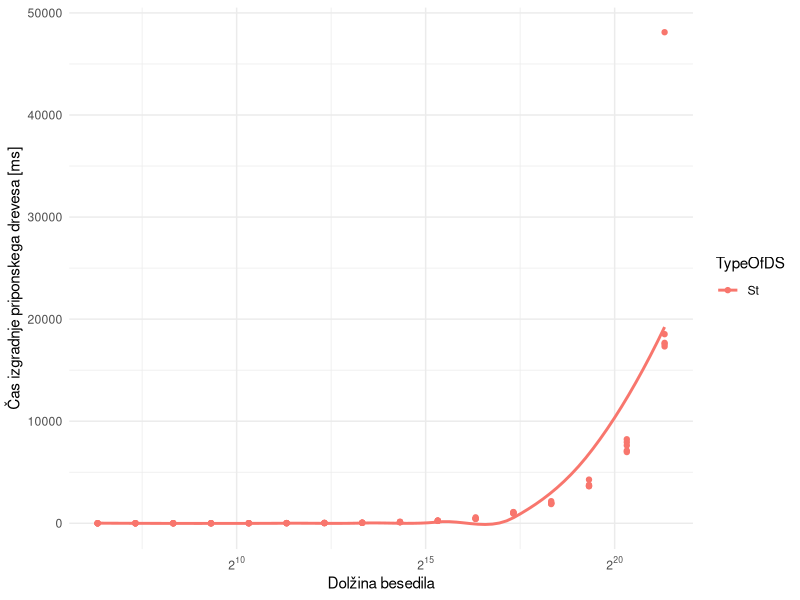
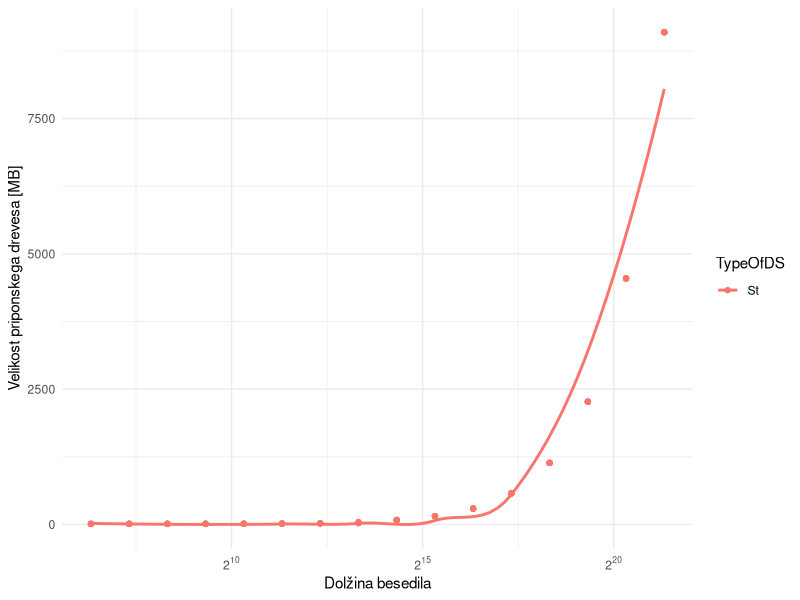
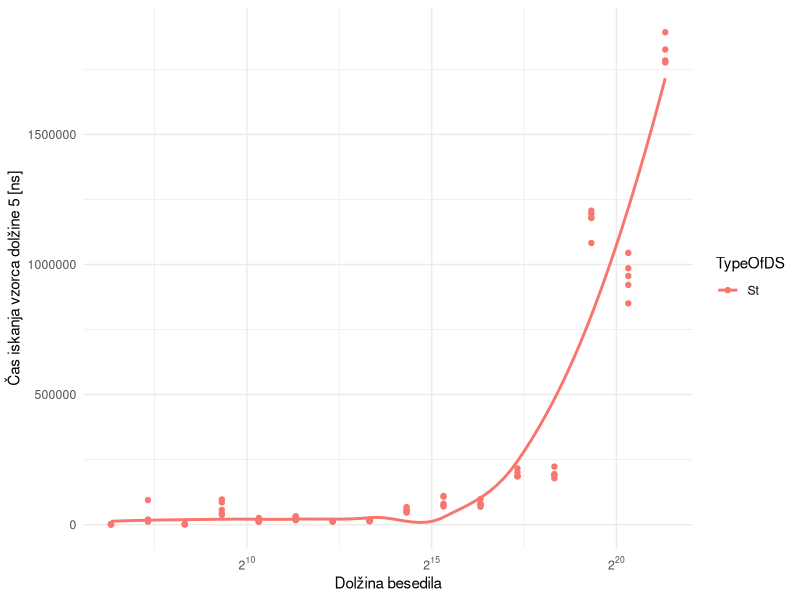
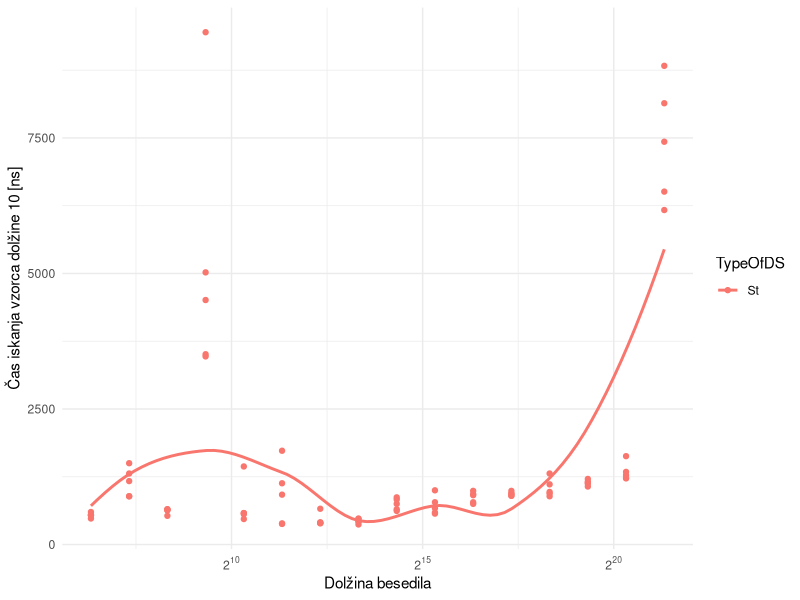
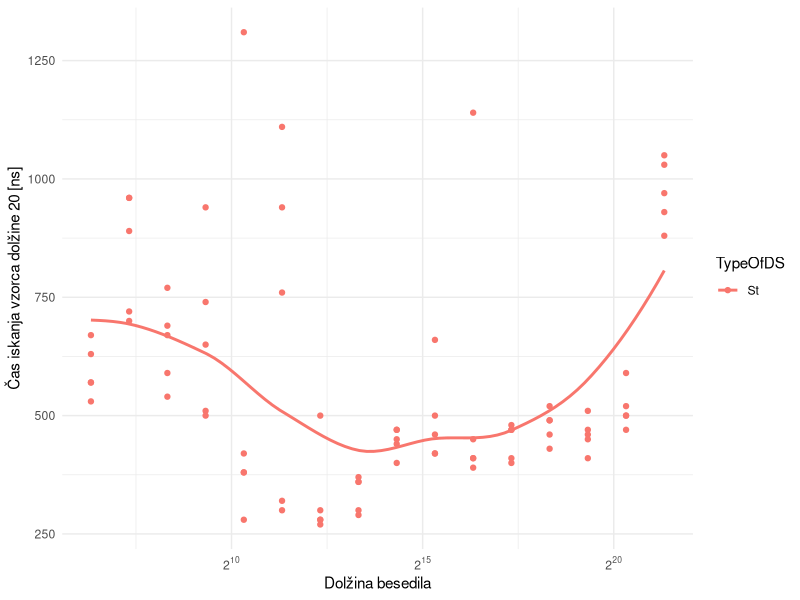
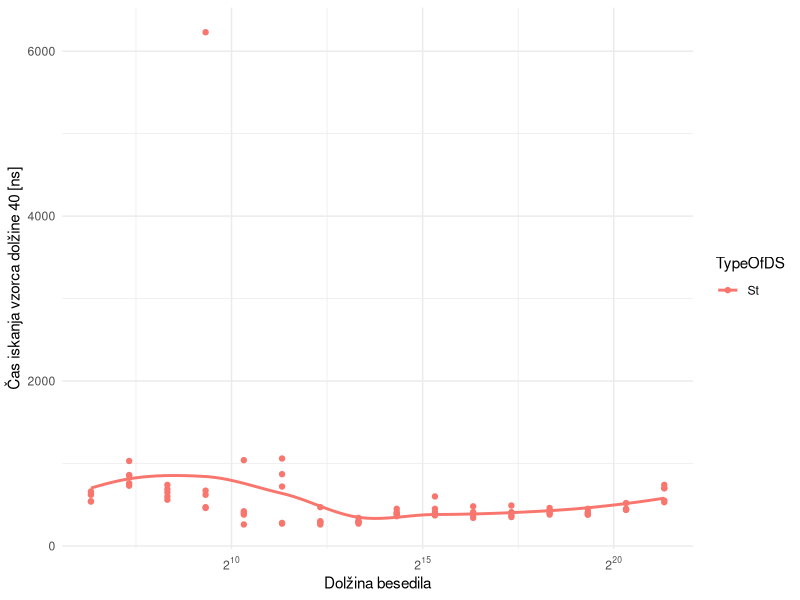
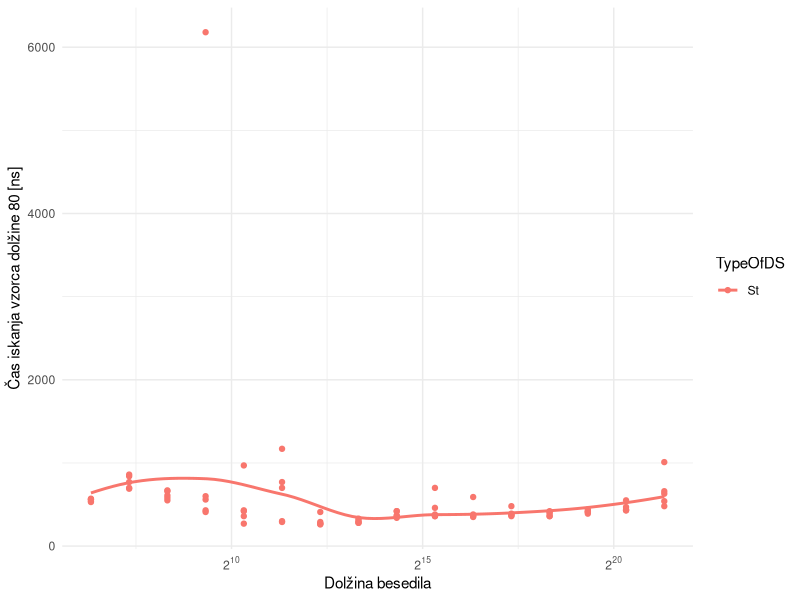
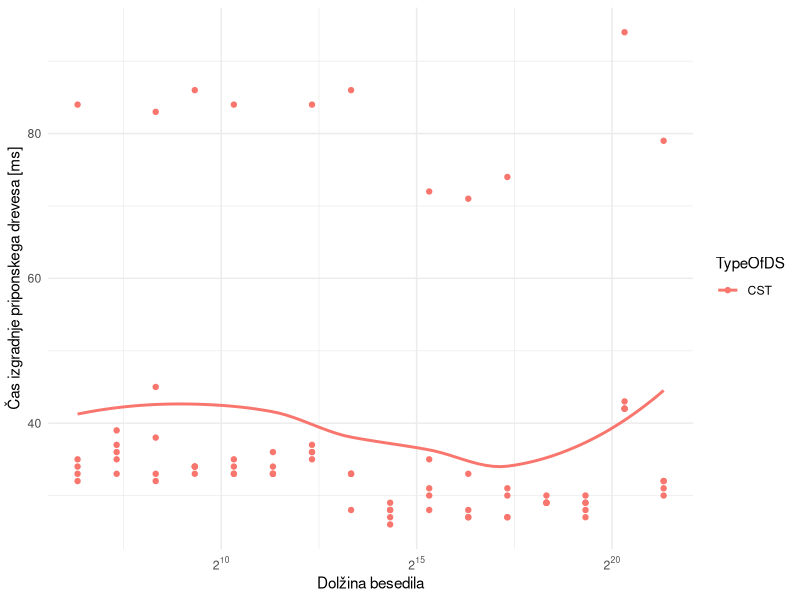

The R source for these figures, in order: (Note: this script raises an error after producing the figures.)
library(tidyverse)
library(scales)
dataST<- read.csv("rezST.csv")
dataST %>% ggplot()+
  aes(x=SizeRun,y=Time,color=TypeOfDS)+
  geom_point()+
  geom_smooth(se=F)+
  theme_minimal()+
  scale_x_continuous(trans = log2_trans(), breaks = trans_breaks("log2", function(x) 2^x),
                     labels = trans_format("log2", math_format(2^.x)))+
  labs(y="Čas izgradnje priponskega drevesa [ms]",x="Dolžina besedila")
ggsave("./Img/izgradnjaDrecvesaST.png")

dataST %>% ggplot()+
  aes(x=SizeRun,y=SizeInBytes,color=TypeOfDS)+
  geom_point()+
  geom_smooth(se=F)+
  theme_minimal()+
  scale_x_continuous(trans = log2_trans(), breaks = trans_breaks("log2", function(x) 2^x),
                     labels = trans_format("log2", math_format(2^.x)))+
  labs(y="Velikost priponskega drevesa [MB]",x="Dolžina besedila")
ggsave("./Img/velikostDrecvesaST.png")
dataST %>% ggplot()+
  aes(x=SizeRun,y=tFind5,color=TypeOfDS)+
  geom_point()+
  geom_smooth(se=F)+
  theme_minimal()+
  scale_x_continuous(trans = log2_trans(), breaks = trans_breaks("log2", function(x) 2^x),
                     labels = trans_format("log2", math_format(2^.x)))+
  labs(y="Čas iskanja vzorca dolžine 5 [ns]",x="Dolžina besedila")
ggsave("./Img/iskanje5ST.png")
dataST %>% ggplot()+
  aes(x=SizeRun,y=tFind10,color=TypeOfDS)+
  geom_point()+
  geom_smooth(se=F)+
  theme_minimal()+
  scale_x_continuous(trans = log2_trans(), breaks = trans_breaks("log2", function(x) 2^x),
                     labels = trans_format("log2", math_format(2^.x)))+
  labs(y="Čas iskanja vzorca dolžine 10 [ns]",x="Dolžina besedila")
ggsave("./Img/iskanje10ST.png")
dataST %>% ggplot()+
  aes(x=SizeRun,y=tFind20,color=TypeOfDS)+
  geom_point()+
  geom_smooth(se=F)+
  theme_minimal()+
  scale_x_continuous(trans = log2_trans(), breaks = trans_breaks("log2", function(x) 2^x),
                     labels = trans_format("log2", math_format(2^.x)))+
  labs(y="Čas iskanja vzorca dolžine 20 [ns]",x="Dolžina besedila")
ggsave("./Img/iskanje20ST.png")
dataST %>% ggplot()+
  aes(x=SizeRun,y=tFind40,color=TypeOfDS)+
  geom_point()+
  geom_smooth(se=F)+
  theme_minimal()+
  scale_x_continuous(trans = log2_trans(), breaks = trans_breaks("log2", function(x) 2^x),
                     labels = trans_format("log2", math_format(2^.x)))+
  labs(y="Čas iskanja vzorca dolžine 40 [ns]",x="Dolžina besedila")
ggsave("./Img/iskanje40ST.png")
dataST %>% ggplot()+
  aes(x=SizeRun,y=tFind80,color=TypeOfDS)+
  geom_point()+
  geom_smooth(se=F)+
  theme_minimal()+
  scale_x_continuous(trans = log2_trans(), breaks = trans_breaks("log2", function(x) 2^x),
                     labels = trans_format("log2", math_format(2^.x)))+
  labs(y="Čas iskanja vzorca dolžine 80 [ns]",x="Dolžina besedila")
ggsave("./Img/iskanje80ST.png")

dataCST<- read.csv("rezCST.csv")
dataCST %>% ggplot()+
  aes(x=SizeRun,y=Time,color=TypeOfDS)+
  geom_point()+
  geom_smooth(se=F)+
  theme_minimal()+
  scale_x_continuous(trans = log2_trans(), breaks = trans_breaks("log2", function(x) 2^x),
                     labels = trans_format("log2", math_format(2^.x)))+
  labs(y="Čas izgradnje priponskega drevesa [ms]",x="Dolžina besedila")
ggsave("./Img/izgradnjaDrecvesaCST.png")

dataCST %>% ggplot()+
  aes(x=SizeRun,y=SizeInBytes,color=TypeOfDS)+
  geom_point()+
  geom_smooth(se=F)+
  theme_minimal()+
  scale_x_continuous(trans = log2_trans(), breaks = trans_breaks("log2", function(x) 2^x),
                     labels = trans_format("log2", math_format(2^.x)))+
  labs(y="Velikost priponskega drevesa [MB]",x="Dolžina besedila")
ggsave("./Img/velikostDrecvesaCST.png")
dataCST %>% ggplot()+
  aes(x=SizeRun,y=tFind5,color=TypeOfDS)+
  geom_point()+
  geom_smooth(se=F)+
  theme_minimal()+
  scale_x_continuous(trans = log2_trans(), breaks = trans_breaks("log2", function(x) 2^x),
                     labels = trans_format("log2", math_format(2^.x)))+
  labs(y="Čas iskanja vzorca dolžine 5 [ns]",x="Dolžina besedila")
ggsave("./Img/iskanje5CST.png")
dataCST %>% ggplot()+
  aes(x=SizeRun,y=tFind10,color=TypeOfDS)+
  geom_point()+
  geom_smooth(se=F)+
  theme_minimal()+
  scale_x_continuous(trans = log2_trans(), breaks = trans_breaks("log2", function(x) 2^x),
                     labels = trans_format("log2", math_format(2^.x)))+
  labs(y="Čas iskanja vzorca dolžine 10 [ns]",x="Dolžina besedila")
ggsave("./Img/iskanje10CST.png")
dataCST %>% ggplot()+
  aes(x=SizeRun,y=tFind20,color=TypeOfDS)+
  geom_point()+
  geom_smooth(se=F)+
  theme_minimal()+
  scale_x_continuous(trans = log2_trans(), breaks = trans_breaks("log2", function(x) 2^x),
                     labels = trans_format("log2", math_format(2^.x)))+
  labs(y="Čas iskanja vzorca dolžine 20 [ns]",x="Dolžina besedila")
ggsave("./Img/iskanje20CST.png")
dataCST %>% ggplot()+
  aes(x=SizeRun,y=tFind40,color=TypeOfDS)+
  geom_point()+
  geom_smooth(se=F)+
  theme_minimal()+
  scale_x_continuous(trans = log2_trans(), breaks = trans_breaks("log2", function(x) 2^x),
                     labels = trans_format("log2", math_format(2^.x)))+
  labs(y="Čas iskanja vzorca dolžine 40 [ns]",x="Dolžina besedila")
ggsave("./Img/iskanje40CST.png")
dataCST %>% ggplot()+
  aes(x=SizeRun,y=tFind80,color=TypeOfDS)+
  geom_point()+
  geom_smooth(se=F)+
  theme_minimal()+
  scale_x_continuous(trans = log2_trans(), breaks = trans_breaks("log2", function(x) 2^x),
                     labels = trans_format("log2", math_format(2^.x)))+
  labs(y="Čas iskanja vzorca dolžine 80 [ns]",x="Dolžina besedila")
ggsave("./Img/iskanje80CST.png")

data<- rbind(dataST,data)
data %>% ggplot()+
  aes(x=SizeRun,y=Time,color=TypeOfDS)+
  geom_point()+
  geom_smooth(se=F)+
  theme_minimal()+
  scale_x_continuous(trans = log2_trans(), breaks = trans_breaks("log2", function(x) 2^x),
                     labels = trans_format("log2", math_format(2^.x)))+
  labs(y="Čas izgradnje priponskega drevesa [ms]",x="Dolžina besedila")
ggsave("./Img/izgradnjaDrecvesa.png")

data %>% ggplot()+
  aes(x=SizeRun,y=SizeInBytes,color=TypeOfDS)+
  geom_point()+
  geom_smooth(se=F)+
  theme_minimal()+
  scale_x_continuous(trans = log2_trans(), breaks = trans_breaks("log2", function(x) 2^x),
                     labels = trans_format("log2", math_format(2^.x)))+
  labs(y="Velikost priponskega drevesa [MB]",x="Dolžina besedila")
ggsave("./Img/velikostDrecvesa.png")
data %>% ggplot()+
  aes(x=SizeRun,y=tFind5,color=TypeOfDS)+
  geom_point()+
  geom_smooth(se=F)+
  theme_minimal()+
  scale_x_continuous(trans = log2_trans(), breaks = trans_breaks("log2", function(x) 2^x),
                     labels = trans_format("log2", math_format(2^.x)))+
  labs(y="Čas iskanja vzorca dolžine 5 [ns]",x="Dolžina besedila")
ggsave("./Img/iskanje5.png")
data %>% ggplot()+
  aes(x=SizeRun,y=tFind10,color=TypeOfDS)+
  geom_point()+
  geom_smooth(se=F)+
  theme_minimal()+
  scale_x_continuous(trans = log2_trans(), breaks = trans_breaks("log2", function(x) 2^x),
                     labels = trans_format("log2", math_format(2^.x)))+
  labs(y="Čas iskanja vzorca dolžine 10 [ns]",x="Dolžina besedila")
ggsave("./Img/iskanje10.png")
data %>% ggplot()+
  aes(x=SizeRun,y=tFind20,color=TypeOfDS)+
  geom_point()+
  geom_smooth(se=F)+
  theme_minimal()+
  scale_x_continuous(trans = log2_trans(), breaks = trans_breaks("log2", function(x) 2^x),
                     labels = trans_format("log2", math_format(2^.x)))+
  labs(y="Čas iskanja vzorca dolžine 20 [ns]",x="Dolžina besedila")
ggsave("./Img/iskanje20.png")
data %>% ggplot()+
  aes(x=SizeRun,y=tFind40,color=TypeOfDS)+
  geom_point()+
  geom_smooth(se=F)+
  theme_minimal()+
  scale_x_continuous(trans = log2_trans(), breaks = trans_breaks("log2", function(x) 2^x),
                     labels = trans_format("log2", math_format(2^.x)))+
  labs(y="Čas iskanja vzorca dolžine 40 [ns]",x="Dolžina besedila")
ggsave("./Img/iskanje40.png")
data %>% ggplot()+
  aes(x=SizeRun,y=tFind80,color=TypeOfDS)+
  geom_point()+
  geom_smooth(se=F)+
  theme_minimal()+
  scale_x_continuous(trans = log2_trans(), breaks = trans_breaks("log2", function(x) 2^x),
                     labels = trans_format("log2", math_format(2^.x)))+
  labs(y="Čas iskanja vzorca dolžine 80 [ns]",x="Dolžina besedila")
ggsave("./Img/iskanje80.png")
